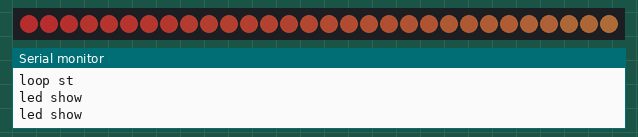
This sketch was run on a simulated ESP32. Parts: 30 RGB LEDs in strip order, left to right, the last lines printed to the serial monitor. Dim RGB values are drawn brighter than linear.

Above: at 0.07 s.
At 1.15 s:
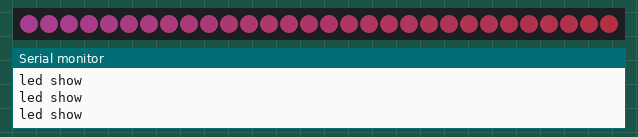
At 2.52 s:
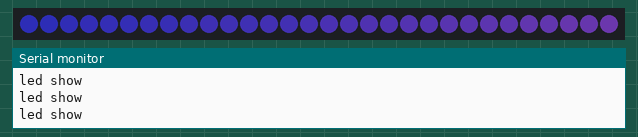
At 5.12 s:
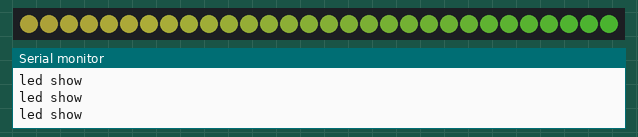
At 8.34 s:
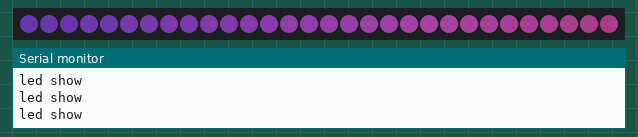
At 12.32 s:
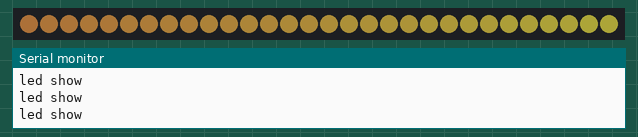

Measured:
- by itself, everything shown: repeats every 13.0 s, in 85 steps

The sketch:

rainbow-basic.ino
```cpp
#include <FastLED.h>

/* Extra IO Pins
4: EXT IO: G21 / I2C SDA
5: EXT IO: G22 / I2C SCL
6: EXT IO: G25 / DAC1
7: EXT IO: G33 / ADC5 / TOUCH8
8: EXT IO: G18 / SPI SCK
9: EXT IO: G19 / SPI MISO
10: EXT IO: G23 / SPI MOSI
 */
#define PIN_LEDS 27
#define NUM_LEDS 30

#define BRIGHTNESS 128   /* Control the brightness of your leds */
#define SATURATION 128   /* Control the saturation of your leds */

CRGB leds[NUM_LEDS];

void setup() {
  Serial.begin(115200);
  FastLED.addLeds<NEOPIXEL, PIN_LEDS>(leds, NUM_LEDS);
}

void loop() {
  Serial.println("loop st");
  for (int j = 0; j < 255; j++) {
    for (int i = 0; i < NUM_LEDS; i++) {
      leds[i] = CHSV(i - (j * 2), BRIGHTNESS, SATURATION); /* The higher the value 4 the less fade there is and vice versa */
    }
    Serial.println("led show");
    FastLED.show();
    delay(50); /* Change this to your hearts desire, the lower the value the faster your colors move (and vice versa) */
  }
  Serial.println("loop ed");
}
```
